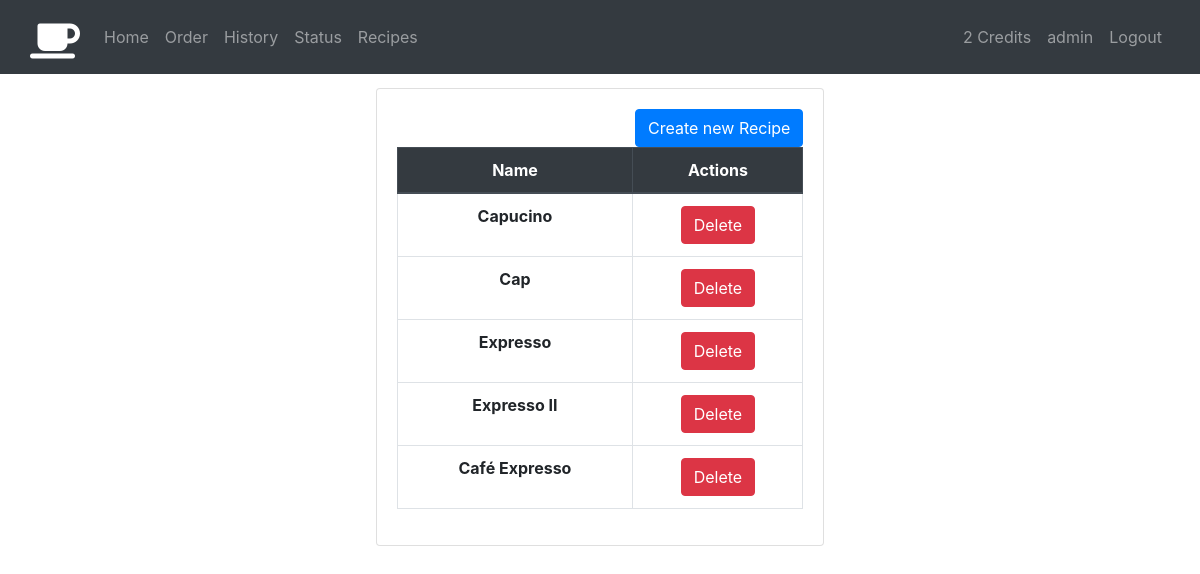
The page /recipe/ (signed in) on the database its author committed.
### webapp/models.py (models this page shows)
class CoffeeUser(models.Model):
    user = models.OneToOneField(User, on_delete=models.CASCADE)
    credits = models.IntegerField()

class CoffeeRecipe(models.Model):
    name = models.CharField(max_length=100)
    image = models.ImageField(upload_to='images/')
    coffee = models.IntegerField()
    milk = models.IntegerField()
    chocolate = models.IntegerField()
    cost = models.IntegerField()

### webapp/views.py (the view)
# urls.py: path('recipe/', views.recipes, name="recipes"),
@login_required
def recipes(request):
    if not request.user.is_superuser:
        return HttpResponseRedirect(reverse('index'))
    recipes = CoffeeRecipe.objects.all()
    context = {
        'recipes': recipes,
    }
    return render(request, 'recipes/main.html', context)

### webapp/templates/recipes/main.html
{% extends "base.html" %}
{% block content %}
{% load static %}
<div id="app" class="row justify-content-center">
    <div class="card">
        <div class="card-body">
            {% if recipes|length == 0 %}
            <div class="card-text">No recipes found, please create one.</div>
            <div class="float-right">
                <a class="btn btn-primary" href="{% url 'recipeRegister' %}">Create new Recipe</a>
            </div>
            {% else %}
            <div class="float-right">
                <a class="btn btn-primary" href="{% url 'recipeRegister' %}">Create new Recipe</a>
            </div>
            <table class="table table-bordered mt-n5">
                <thead class="thead-dark">
                    <tr>
                        <th scope="col" class="text-center">Name</th>
                        <th scope="col" class="text-center">Actions</th>
                    </tr>
                </thead>
                <tbody>
                    {% for item in recipes %}
                    <tr>
                        <th scope="row" class="text-center">{{ item.name }}</th>
                        <td class="text-center"><a class="btn btn-danger" href="{% url 'recipeDelete' id=item.pk%}">Delete</a></td>
                    </tr>
                    {% endfor %}
                </tbody>
            </table>
            {% endif %}
        </div>
    </div>
</div>
{% endblock %}

### templates/base.html (shortened to what this page needs)
<html !DOCTYPE>
<head>
    <link rel="stylesheet" href="https://stackpath.bootstrapcdn.com/bootstrap/4.3.1/css/bootstrap.min.css">
    {% load static %}
</head>
<body>
    <nav class="navbar navbar-expand navbar-dark bg-dark fixed-top">
        <div class="container">
            <div class="navbar-header">
                <a class="navbar-brand" href="{% url 'index' %}"><i class="fas fa-coffee fa-2x mt-2"></i></a>
            </div>
            <div class="collapse navbar-collapse">
                <ul class="navbar-nav">
                    <li class="nav-item">
                        <a class="nav-link" href="{% url 'index' %}">Home</a>
                    </li>
                    <li class="nav-item">
                        <a class="nav-link" href="{% url 'order' %}">Order</a>
                    </li>
                    <li class="nav-item">
                        <a class="nav-link" href="{% url 'history' %}">History</a>
                    </li>
                    <li class="nav-item">
                        <a class="nav-link" href="{% url 'status' %}">Status</a>
                    </li>
                {% if user.is_superuser %}
                    <li class="nav-item">
                        <a class="nav-link" href="{% url 'recipes' %}">Recipes</a>
                    </li>
                {% endif %}
                {% if user.is_authenticated %}
                    </ul>
                    <ul class="navbar-nav ml-auto">
                        <li class="nav-item">
                            <div class="nav-link"><a id="credits">{{user.coffeeuser.credits}}</a> Credits</div>
                        </li>
                        <li class="nav-item">
                            <a class="nav-link" href="#">{{user.username}}</a>
                        </li>
                        <li class="nav-item">
                            <a class="nav-link" href="{% url 'logout' %}">Logout</a>
                        </li>
                    </ul>
                {% endif %}
            </div>
        </div>
    </nav>
    <div class="container" style="margin-top: 30;">
        {% block content %} {% endblock %}
    </div>
</body>
</html>

### templates/base.html (style rules this page uses)
body { padding-top: 58px; }

### rows shown on the page
CoffeeRecipe: name "Capucino"
CoffeeRecipe: name "Cap"
CoffeeRecipe: name "Expresso"
CoffeeRecipe: name "Expresso II"
CoffeeRecipe: name "Café Expresso"

### other values the page prints
{{ user.coffeeuser.credits }} "2"
{{ user.username }} "admin"
